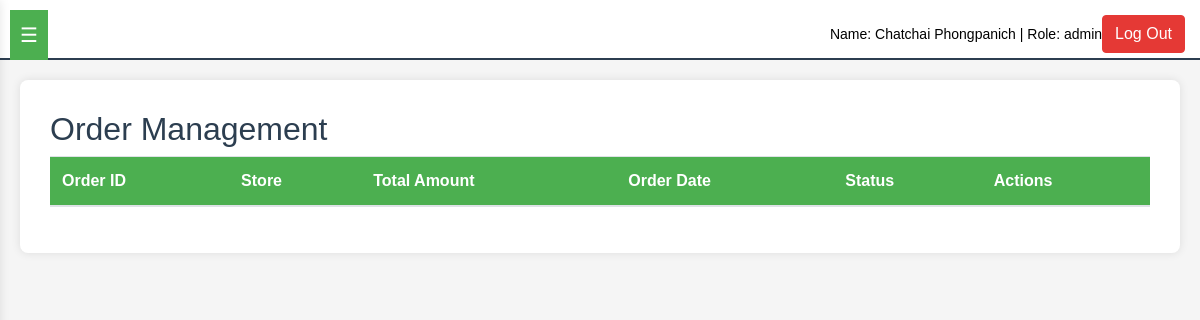
/page/admin/order_management.php (signed in), run on an earlier commit of the app's database.
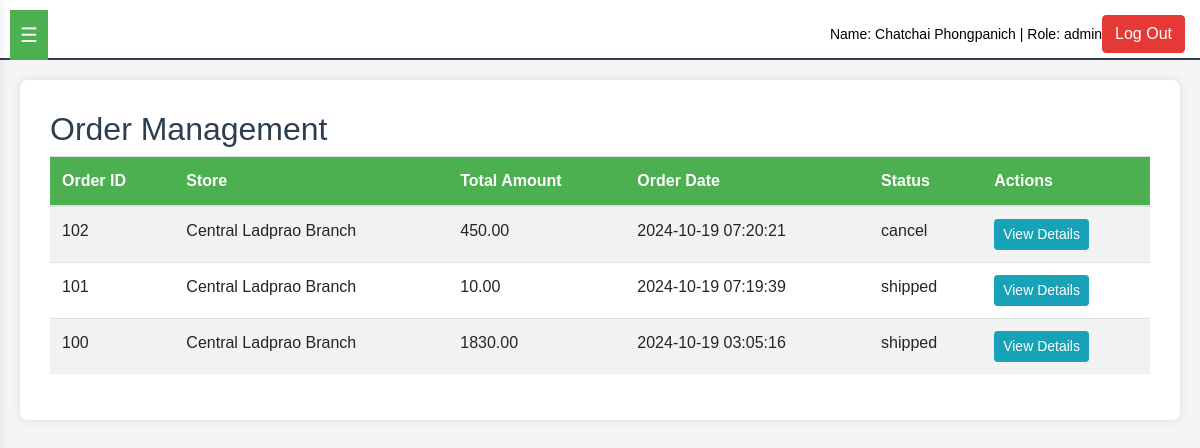
And on a later commit of the database.
### tables this page shows
CREATE TABLE `orders` (
  `order_id` int(11) NOT NULL,
  `store_id` int(11) DEFAULT NULL,
  `order_status` enum('paid','confirm','shipped','delivered','returned','cancel') DEFAULT NULL,
  `total_amount` decimal(10,2) NOT NULL,
  `order_date` timestamp NOT NULL DEFAULT current_timestamp(),
  `shipping_date` timestamp NULL DEFAULT NULL,
  `delivered_date` timestamp NULL DEFAULT NULL
);

CREATE TABLE `stores` (
  `store_id` int(11) NOT NULL,
  `store_name` varchar(255) NOT NULL,
  `location_id` int(11) NOT NULL,
  `tel_store` char(10) NOT NULL,
  `update_at` timestamp NOT NULL DEFAULT current_timestamp() ON UPDATE current_timestamp()
);

### page/admin/order_management.php (the view, shortened to what this page needs)
<?php
include('../../config/db.php');
$user_id = $_SESSION['user_id'];
$query = "SELECT u.name, u.surname, u.role, u.store_id, s.store_name
          FROM users u
          LEFT JOIN stores s ON u.store_id = s.store_id
          WHERE u.user_id = ?";
$stmt = $conn->prepare($query);
$stmt->bind_param("i", $user_id);
$stmt->execute();
$result = $stmt->get_result();
if ($result->num_rows > 0) {
    $user = $result->fetch_assoc();
    $name = $user['name'];
    $surname = $user['surname'];
    $role = $user['role'];
} else {
    header("Location: login.php");
    exit();
}
$orders_query = "SELECT o.*, s.store_name FROM orders o
                JOIN stores s ON o.store_id = s.store_id
                ORDER BY o.order_date DESC";
$orders_result = $conn->query($orders_query);
?>
<!DOCTYPE html>
<html lang="en">
<head>
    <link rel="stylesheet" href="https://stackpath.bootstrapcdn.com/bootstrap/4.5.2/css/bootstrap.min.css">
    <link rel="stylesheet" href="./respontive.css">
</head>
<body>
    <button id="menu-toggle">☰</button>
    <header id="banner">
        <a id="user-info">Name: <?php echo $name . ' ' . $surname; ?> | Role: <?php echo $role; ?></a>
        <button class="btn btn-danger" onclick="window.location.href='../../auth/logout.php'">Log Out</button>
    </header>
    <div class="container-fluid" id="main-content">
        <h2>Order Management</h2>
        <table class="table table-striped">
            <thead>
                <tr>
                    <th>Order ID</th>
                    <th>Store</th>
                    <th>Total Amount</th>
                    <th>Order Date</th>
                    <th>Status</th>
                    <th>Actions</th>
                </tr>
            </thead>
            <tbody>
                <?php while ($order = $orders_result->fetch_assoc()): ?>
                <tr>
                    <td><?php echo $order['order_id']; ?></td>
                    <td><?php echo $order['store_name']; ?></td>
                    <td><?php echo $order['total_amount']; ?></td>
                    <td><?php echo $order['order_date']; ?></td>
                    <td><?php echo $order['order_status']; ?></td>
                    <td>
                        <a href="order_details.php?id=<?php echo $order['order_id']; ?>" class="btn btn-info btn-sm">View Details</a>
                    </td>
                </tr>
                <?php endwhile; ?>
            </tbody>
        </table>
    </div>
</body>
</html>

What changed in the data, as far as the page shows it:
added orders: order_id "102", store.store_name "Central Ladprao Branch", total_amount "450.00", order_date "2024-10-19 07:20:21", order_status "cancel"
added orders: order_id "101", store.store_name "Central Ladprao Branch", total_amount "10.00", order_date "2024-10-19 07:19:39", order_status "shipped"
added orders: order_id "100", store.store_name "Central Ladprao Branch", total_amount "1830.00", order_date "2024-10-19 03:05:16", order_status "shipped"
